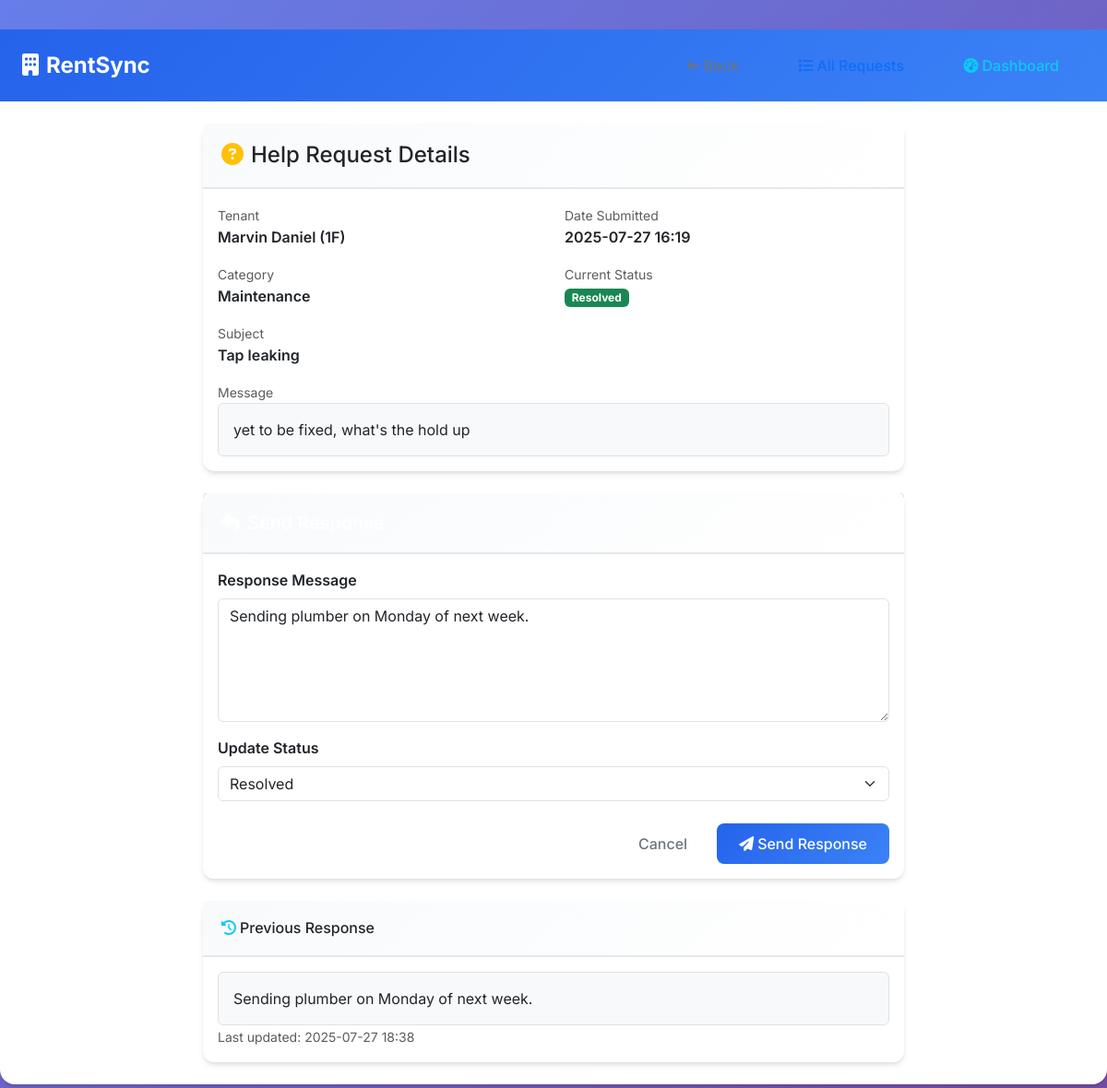
Screenshot of /admin/help-request/1 (signed in) with the database file from the repository.
### tables this page shows
CREATE TABLE tenants (
        id INTEGER PRIMARY KEY AUTOINCREMENT,
        name TEXT NOT NULL,
        house_number TEXT NOT NULL,
        phone TEXT NOT NULL,
        email TEXT,
        monthly_rent REAL NOT NULL,
        created_at TIMESTAMP DEFAULT CURRENT_TIMESTAMP
    , profile_picture TEXT);

CREATE TABLE help_requests (
        id INTEGER PRIMARY KEY AUTOINCREMENT,
        tenant_id INTEGER NOT NULL,
        category TEXT NOT NULL,
        subject TEXT NOT NULL,
        message TEXT NOT NULL,
        status TEXT DEFAULT 'Open',
        admin_response TEXT,
        created_at TIMESTAMP DEFAULT CURRENT_TIMESTAMP,
        updated_at TIMESTAMP DEFAULT CURRENT_TIMESTAMP,
        FOREIGN KEY (tenant_id) REFERENCES tenants (id)
    );

### app.py (the view, shortened to what this page needs)
@app.route('/admin/help-request/<int:request_id>', methods=['GET', 'POST'])
def admin_respond_help(request_id):
    if 'admin_id' not in session:
        return redirect(url_for('admin_login'))
    conn = get_db()
    help_request = conn.execute(
        '''SELECT hr.*, t.name as tenant_name, t.house_number
           FROM help_requests hr
           JOIN tenants t ON hr.tenant_id = t.id
           WHERE hr.id = ?''',
        (request_id,)
    ).fetchone()
    conn.close()
    dashboard_url = '/caretaker' if session.get('admin_role') == 'caretaker' else '/admin'
    return render_template('admin_help_response.html', help_request=help_request, dashboard_url=dashboard_url)

### app.py (called while the page is built)
def get_db():
    conn = sqlite3.connect(DATABASE)
    conn.row_factory = sqlite3.Row
    return conn

### templates/admin_help_response.html (shortened to what this page needs)
{% extends "base.html" %}
{% block navbar %}
<div class="ms-auto">
    <button onclick="history.back()" class="btn btn-outline-secondary me-2">
        <i class="fas fa-arrow-left me-1"></i>Back
    </button>
    <a href="/admin/help-requests" class="btn btn-outline-primary me-2">
        <i class="fas fa-list me-1"></i>All Requests
    </a>
    <a href="{{ dashboard_url }}" class="btn btn-outline-info">
        <i class="fas fa-tachometer-alt me-1"></i>Dashboard
    </a>
</div>
{% endblock %}
{% block content %}
<div class="row justify-content-center">
    <div class="col-lg-8">
        <div class="card mb-4">
            <div class="card-header bg-light">
                <h4 class="card-title mb-0">
                    <i class="fas fa-question-circle text-warning me-2"></i>Help Request Details
                </h4>
            </div>
            <div class="card-body">
                <div class="row">
                    <div class="col-md-6">
                        <div class="mb-3">
                            <label class="text-muted small">Tenant</label>
                            <p class="fw-semibold mb-0">{{ help_request.tenant_name }} ({{ help_request.house_number }})</p>
                        </div>
                        <div class="mb-3">
                            <label class="text-muted small">Category</label>
                            <p class="fw-semibold mb-0">{{ help_request.category }}</p>
                        </div>
                    </div>
                    <div class="col-md-6">
                        <div class="mb-3">
                            <label class="text-muted small">Date Submitted</label>
                            <p class="fw-semibold mb-0">{{ help_request.created_at[:16] }}</p>
                        </div>
                        <div class="mb-3">
                            <label class="text-muted small">Current Status</label>
                            <p class="fw-semibold mb-0">
                                <span class="badge {% if help_request.status == 'Open' %}bg-warning{% elif help_request.status == 'In Progress' %}bg-info{% elif help_request.status == 'Resolved' %}bg-success{% else %}bg-secondary{% endif %}">
                                    {{ help_request.status }}
                                </span>
                            </p>
                        </div>
                    </div>
                </div>
                <div class="mb-3">
                    <label class="text-muted small">Subject</label>
                    <p class="fw-semibold mb-0">{{ help_request.subject }}</p>
                </div>
                <div class="mb-0">
                    <label class="text-muted small">Message</label>
                    <div class="border rounded p-3 bg-light">
                        {{ help_request.message }}
                    </div>
                </div>
            </div>
        </div>
        <div class="card">
            <div class="card-header bg-primary text-white">
                <h5 class="card-title mb-0">
                    <i class="fas fa-reply me-2"></i>Send Response
                </h5>
            </div>
            <div class="card-body">
                <form method="POST">
                    <div class="mb-3">
                        <label class="form-label fw-semibold">Response Message</label>
                        <textarea class="form-control" name="response" rows="5" placeholder="Type your response to the tenant..." required>{{ help_request.admin_response or '' }}</textarea>
                    </div>
                    <div class="mb-4">
                        <label class="form-label fw-semibold">Update Status</label>
                        <select class="form-select" name="status" required>
                            <option value="Resolved" {% if help_request.status == 'Resolved' %}selected{% endif %}>Resolved</option>
                        </select>
                    </div>
                    <div class="d-grid gap-2 d-md-flex justify-content-md-end">
                        <a href="/admin/help-requests" class="btn btn-outline-secondary">Cancel</a>
                        <button type="submit" class="btn btn-primary">
                            <i class="fas fa-paper-plane me-1"></i>Send Response
                        </button>
                    </div>
                </form>
            </div>
        </div>
        {% if help_request.admin_response %}
        <div class="card mt-4">
            <div class="card-header bg-light">
                <h6 class="card-title mb-0">
                    <i class="fas fa-history text-info me-1"></i>Previous Response
                </h6>
            </div>
            <div class="card-body">
                <div class="border rounded p-3 bg-light">
                    {{ help_request.admin_response }}
                </div>
                <small class="text-muted">Last updated: {{ help_request.updated_at[:16] }}</small>
            </div>
        </div>
        {% endif %}
    </div>
</div>
{% endblock %}

### templates/base.html (style rules this page uses)
:root { --primary-color: #2563eb; --secondary-color: #64748b; --success-color: #059669; --danger-color: #dc2626; --warning-color: #d97706; --dark-color: #1e293b; --light-bg: #f8fafc; --card-shadow: 0 4px 6px -1px rgba(0, 0, 0, 0.1), 0 2px 4px -1px rgba(0, 0, 0, 0.06); --hover-shadow: 0 10px 15px -3px rgba(0, 0, 0, 0.1), 0 4px 6px -2px rgba(0, 0, 0, 0.05); }
* { font-family: 'Inter', sans-serif; }
body { background: linear-gradient(135deg, #667eea 0%, #764ba2 100%); min-height: 100vh; }
.navbar .btn { margin: 0 0.25rem; transition: all 0.3s ease; }
.card { border: none; border-radius: 12px; box-shadow: var(--card-shadow); transition: all 0.3s ease; }
.card-header { background: linear-gradient(135deg, var(--light-bg), #ffffff); border-bottom: 2px solid #e5e7eb; font-weight: 600; padding: 1.25rem; }
.btn { border-radius: 8px; font-weight: 500; padding: 0.625rem 1.5rem; transition: all 0.3s ease; border: none; }
.btn-primary { background: linear-gradient(135deg, var(--primary-color), #3b82f6); }

### rows the page displays
tenants: tenant_name "Marvin Daniel", house_number "1F"
help_requests: category "Maintenance", created_at "2025-07-27 16:19", status "Resolved", subject "Tap leaking", message "yet to be fixed, what's the hold up", response "Sending plumber on Monday of next week.", admin_response "Sending plumber on Monday of next week.", updated_at "2025-07-27 18:38"
